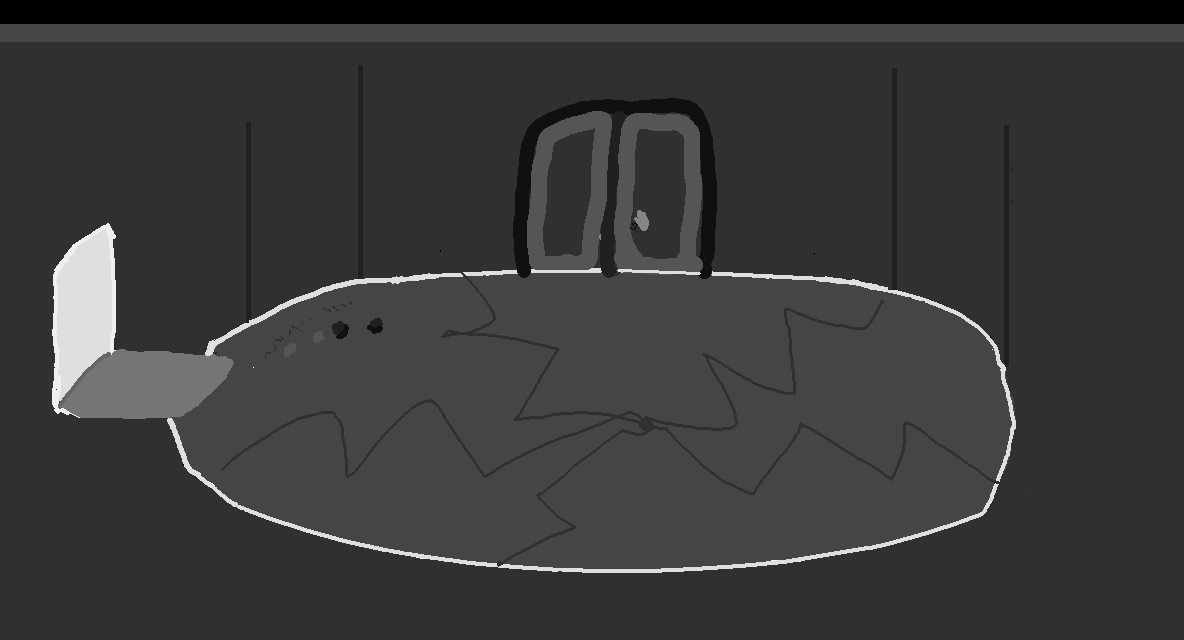

Below is a game level as drawn by its tile map, then a one-line description and the .tmx that defines it (tile-layer data replaced by summaries):
An orthogonal 37x20 tile map with 32x32 px tiles, 3 tile layers (Tile Layer 1, Tile Layer 2, Tile Layer 3), 17 tilesets and 8 objects (level Info, character).

<map version="1.2" tiledversion="1.2.1" orientation="orthogonal" renderorder="right-down" width="37" height="20" tilewidth="32" tileheight="32" infinite="0" nextlayerid="20" nextobjectid="88">
 <tileset firstgid="1" name="grass" tilewidth="32" tileheight="32" tilecount="12" columns="3">
  <image source="grass.png" width="96" height="128" />
 </tileset>
 <tileset firstgid="13" name="grassstage" tilewidth="32" tileheight="32" tilecount="2025" columns="45">
  <image source="grassstage.png" width="1440" height="1440" />
 </tileset>
 <tileset firstgid="2038" name="blocktile" tilewidth="32" tileheight="32" tilecount="1" columns="1">
  <image source="blocktile.png" width="32" height="32" />
  <tile id="0">
   <properties>
    <property name="block" value="" />
   </properties>
  </tile>
 </tileset>
 <tileset firstgid="2039" name="playerstart" tilewidth="32" tileheight="32" tilecount="1" columns="1">
  <image source="playerstart.png" width="32" height="32" />
  <tile id="0">
   <properties>
    <property name="orient" value="down" />
    <property name="playerstart" value="" />
   </properties>
  </tile>
 </tileset>
 <tileset firstgid="2040" name="grassstage2" tilewidth="32" tileheight="32" tilecount="2500" columns="50">
  <image source="grassstage2.png" width="1600" height="1600" />
 </tileset>
 <tileset firstgid="4540" name="snowplace" tilewidth="32" tileheight="32" tilecount="1440" columns="36">
  <image source="snowplace.png" width="1152" height="1280" />
 </tileset>
 <tileset firstgid="5980" name="grassdungeon2" tilewidth="32" tileheight="32" tilecount="1700" columns="50">
  <image source="grassdungeon2.png" width="1600" height="1088" />
 </tileset>
 <tileset firstgid="7680" source="grassdungeon21.tsx" />
 <tileset firstgid="8904" source="snowplacev2.tsx" />
 <tileset firstgid="10344" source="snowmountain1.tsx" />
 <tileset firstgid="11064" source="snowmountain2.tsx" />
 <tileset firstgid="12216" source="snowmountain3.tsx" />
 <tileset firstgid="13368" source="snowmountain4.tsx" />
 <tileset firstgid="15192" source="snowmountain5.tsx" />
 <tileset firstgid="16200" source="snowmountain6.tsx" />
 <tileset firstgid="18024" source="cave1.tsx" />
 <tileset firstgid="19874" source="cave2.tsx" />
 <layer id="17" name="Tile Layer 1" width="37" height="20">
  <data>[740 cells, 740 non-empty, 740 distinct tile ids]</data>
 </layer>
 <layer id="18" name="Tile Layer 2" width="37" height="20">
  <data>[740 cells, 0 non-empty, 0 distinct tile ids]</data>
 </layer>
 <layer id="19" name="Tile Layer 3" width="37" height="20">
  <data>[740 cells, 740 non-empty, 740 distinct tile ids]</data>
 </layer>
 <objectgroup id="4" name="Object Layer 1">
  <object id="68" x="448" y="992" width="448" height="96">
   <properties>
    <property name="NewArea" value="" />
    <property name="area" value="snowmountain5.tmx" />
    <property name="returnarea" value="2" />
   </properties>
  </object>
  <object id="69" x="640" y="864" width="32" height="32">
   <properties>
    <property name="orient" value="up" />
    <property name="playerstart" value="" />
    <property name="startarea" value="0" />
   </properties>
  </object>
  <object id="77" name="level Info" x="384" y="128" width="24" height="24">
   <properties>
    <property name="areaname" value="Second door room." />
    <property name="levelinfo" value="1" />
   </properties>
  </object>
  <object id="79" x="64" y="288" width="64" height="96">
   <properties>
    <property name="NewArea" value="" />
    <property name="area" value="cave1.tmx" />
    <property name="returnarea" value="1" />
   </properties>
  </object>
  <object id="81" x="192" y="352" width="32" height="32">
   <properties>
    <property name="orient" value="" />
    <property name="playerstart" value="" />
    <property name="startarea" value="0" />
   </properties>
  </object>
  <object id="85" name="Gray" type="character" x="640" y="320" width="32" height="64">
   <properties>
    <property name="" value="" />
    <property name="SPflag1" value="" />
    <property name="description" value="When the time comes, find me. In there." />
    <property name="image" value="abyss.png" />
    <property name="name" value="???" />
    <property name="orient" value="left" />
    <property name="sprite" value="" />
   </properties>
  </object>
  <object id="86" x="512" y="96" width="192" height="192">
   <properties>
    <property name="description" value="null" />
    <property name="door" value="" />
    <property name="nodesc" value="" />
   </properties>
  </object>
  <object id="87" x="576" y="160" width="64" height="96">
   <properties>
    <property name="NewArea" value="" />
    <property name="area" value="cityencounter.tmx" />
    <property name="returnarea" value="0" />
   </properties>
  </object>
 </objectgroup>
</map>
